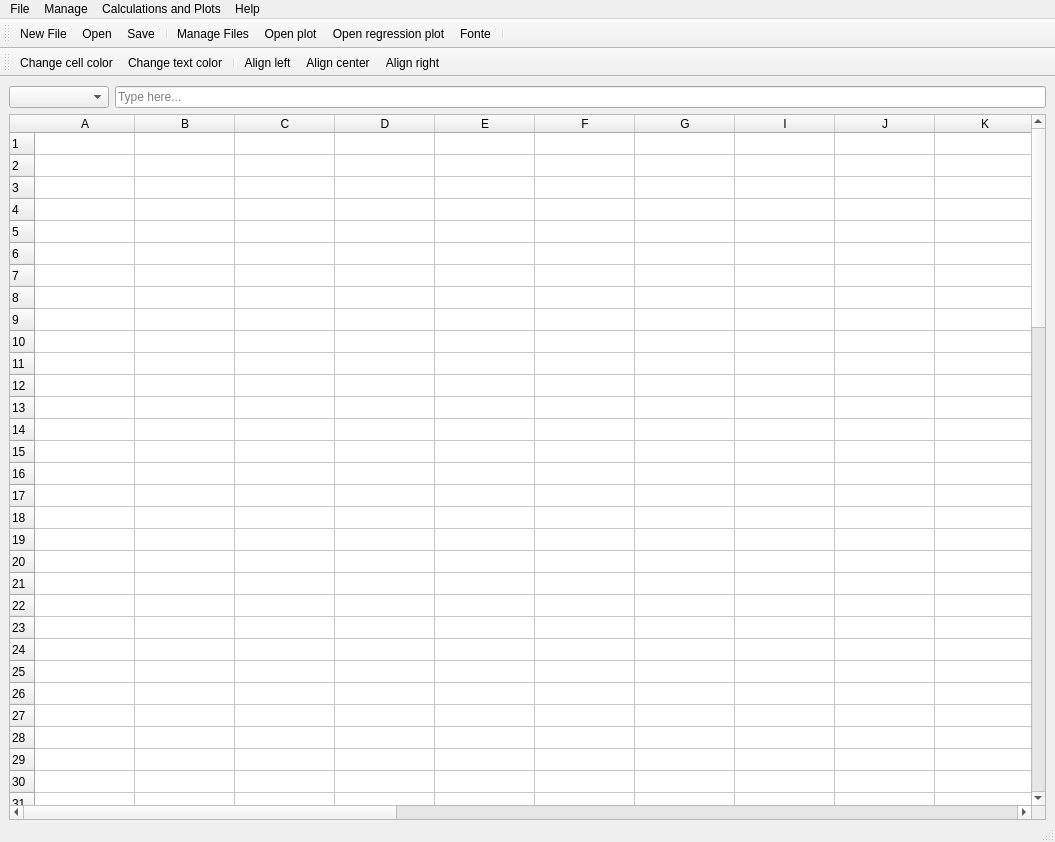
<?xml version="1.0" encoding="UTF-8"?>
<ui version="4.0">
 <class>MainWindow</class>
 <widget class="QMainWindow" name="MainWindow">
  <property name="geometry">
   <rect>
    <x>0</x>
    <y>0</y>
    <width>1055</width>
    <height>842</height>
   </rect>
  </property>
  <property name="sizePolicy">
   <sizepolicy hsizetype="Expanding" vsizetype="Expanding">
    <horstretch>0</horstretch>
    <verstretch>0</verstretch>
   </sizepolicy>
  </property>
  <property name="minimumSize">
   <size>
    <width>500</width>
    <height>500</height>
   </size>
  </property>
  <property name="windowTitle">
   <string>MainWindow</string>
  </property>
  <property name="windowIcon">
   <iconset>
    <normaloff>../../../../Documents/GitHub/Kraken/src/icon.ico</normaloff>../../../../Documents/GitHub/Kraken/src/icon.ico</iconset>
  </property>
  <property name="animated">
   <bool>true</bool>
  </property>
  <widget class="QWidget" name="centralwidget">
   <layout class="QVBoxLayout" name="verticalLayout">
    <property name="bottomMargin">
     <number>0</number>
    </property>
    <item>
     <widget class="QFrame" name="frame">
      <property name="sizePolicy">
       <sizepolicy hsizetype="Preferred" vsizetype="Preferred">
        <horstretch>0</horstretch>
        <verstretch>0</verstretch>
       </sizepolicy>
      </property>
      <property name="minimumSize">
       <size>
        <width>0</width>
        <height>0</height>
       </size>
      </property>
      <property name="maximumSize">
       <size>
        <width>16777215</width>
        <height>100</height>
       </size>
      </property>
      <property name="autoFillBackground">
       <bool>false</bool>
      </property>
      <property name="styleSheet">
       <string notr="true">QFrame {
    border: none;  /* Remove qualquer borda */
    margin: 0px;   /* Define a margem como zero */
}</string>
      </property>
      <layout class="QHBoxLayout" name="horizontalLayout">
       <property name="leftMargin">
        <number>0</number>
       </property>
       <property name="topMargin">
        <number>0</number>
       </property>
       <property name="rightMargin">
        <number>0</number>
       </property>
       <property name="bottomMargin">
        <number>0</number>
       </property>
       <item>
        <widget class="QComboBox" name="cellNameBox">
         <property name="minimumSize">
          <size>
           <width>100</width>
           <height>0</height>
          </size>
         </property>
         <property name="maximumSize">
          <size>
           <width>150</width>
           <height>16777215</height>
          </size>
         </property>
         <property name="toolTip">
          <string>This area shows the current selected cell</string>
         </property>
         <property name="styleSheet">
          <string notr="true">QComboBox {
	text-align: center;
}
</string>
         </property>
        </widget>
       </item>
       <item>
        <widget class="QLineEdit" name="formulaBar">
         <property name="toolTip">
          <string/>
         </property>
         <property name="text">
          <string/>
         </property>
         <property name="placeholderText">
          <string>Type here...</string>
         </property>
        </widget>
       </item>
      </layout>
     </widget>
    </item>
    <item>
     <layout class="QHBoxLayout" name="horizontalLayout_2">
      <item>
       <layout class="QVBoxLayout" name="verticalLayout_3">
        <item>
         <widget class="QTableWidget" name="mainSheetTable">
          <property name="sizePolicy">
           <sizepolicy hsizetype="Expanding" vsizetype="Expanding">
            <horstretch>0</horstretch>
            <verstretch>0</verstretch>
           </sizepolicy>
          </property>
          <property name="cursor" stdset="0">
           <cursorShape>CrossCursor</cursorShape>
          </property>
          <property name="contextMenuPolicy">
           <enum>Qt::ActionsContextMenu</enum>
          </property>
          <property name="autoFillBackground">
           <bool>false</bool>
          </property>
          <property name="frameShape">
           <enum>QFrame::StyledPanel</enum>
          </property>
          <property name="frameShadow">
           <enum>QFrame::Sunken</enum>
          </property>
          <property name="sizeAdjustPolicy">
           <enum>QAbstractScrollArea::AdjustIgnored</enum>
          </property>
          <property name="rowCount">
           <number>100</number>
          </property>
          <property name="columnCount">
           <number>24</number>
          </property>
          <attribute name="horizontalHeaderDefaultSectionSize">
           <number>100</number>
          </attribute>
          <attribute name="horizontalHeaderShowSortIndicator" stdset="0">
           <bool>false</bool>
          </attribute>
          <attribute name="verticalHeaderDefaultSectionSize">
           <number>22</number>
          </attribute>
          <attribute name="verticalHeaderMinimumSectionSize">
           <number>22</number>
          </attribute>
          <attribute name="verticalHeaderShowSortIndicator" stdset="0">
           <bool>false</bool>
          </attribute>
          <row/>
          <row/>
          <row/>
          <row/>
          <row/>
          <row/>
          <row/>
          <row/>
          <row/>
          <row/>
          <row/>
          <row/>
          <row/>
          <row/>
          <row/>
          <row/>
          <row/>
          <row/>
          <row/>
          <row/>
          <row/>
          <row/>
          <row/>
          <row/>
          <row/>
          <row/>
          <row/>
          <row/>
          <row/>
          <row/>
          <row/>
          <row/>
          <row/>
          <row/>
          <row/>
          <row/>
          <row/>
          <row/>
          <row/>
          <row/>
          <row/>
          <row/>
          <row/>
          <row/>
          <row/>
          <row/>
          <row/>
          <row/>
          <row/>
          <row/>
          <row/>
          <row/>
          <row/>
          <row/>
          <row/>
          <row/>
          <row/>
          <row/>
          <row/>
          <row/>
          <row/>
          <row/>
          <row/>
          <row/>
          <row/>
          <row/>
          <row/>
          <row/>
          <row/>
          <row/>
          <row/>
          <row/>
          <row/>
          <row/>
          <row/>
          <row/>
          <row/>
          <row/>
          <row/>
          <row/>
          <row/>
          <row/>
          <row/>
          <row/>
          <row/>
          <row/>
          <row/>
          <row/>
          <row/>
          <row/>
          <row/>
          <row/>
          <row/>
          <row/>
          <row/>
          <row/>
          <row/>
          <row/>
          <row/>
          <row/>
          <column>
           <property name="text">
            <string>A</string>
           </property>
          </column>
          <column>
           <property name="text">
            <string>B</string>
           </property>
          </column>
          <column>
           <property name="text">
            <string>C</string>
           </property>
          </column>
          <column>
           <property name="text">
            <string>D</string>
           </property>
          </column>
          <column>
           <property name="text">
            <string>E</string>
           </property>
          </column>
          <column>
           <property name="text">
            <string>F</string>
           </property>
          </column>
          <column>
           <property name="text">
            <string>G</string>
           </property>
          </column>
          <column>
           <property name="text">
            <string>I</string>
           </property>
          </column>
          <column>
           <property name="text">
            <string>J</string>
           </property>
          </column>
          <column>
           <property name="text">
            <string>K</string>
           </property>
          </column>
          <column>
           <property name="text">
            <string>L</string>
           </property>
          </column>
          <column>
           <property name="text">
            <string>M</string>
           </property>
          </column>
          <column>
           <property name="text">
            <string>N</string>
           </property>
          </column>
          <column>
           <property name="text">
            <string>O</string>
           </property>
          </column>
          <column>
           <property name="text">
            <string>P</string>
           </property>
          </column>
          <column>
           <property name="text">
            <string>Q</string>
           </property>
          </column>
          <column>
           <property name="text">
            <string>R</string>
           </property>
          </column>
          <column>
           <property name="text">
            <string>S</string>
           </property>
          </column>
          <column>
           <property name="text">
            <string>T</string>
           </property>
          </column>
          <column>
           <property name="text">
            <string>U</string>
           </property>
          </column>
          <column>
           <property name="text">
            <string>V</string>
           </property>
          </column>
          <column>
           <property name="text">
            <string>W</string>
           </property>
          </column>
          <column>
           <property name="text">
            <string>X</string>
           </property>
          </column>
          <column>
           <property name="text">
            <string>Z</string>
           </property>
          </column>
         </widget>
        </item>
       </layout>
      </item>
     </layout>
    </item>
   </layout>
  </widget>
  <widget class="QMenuBar" name="menubar">
   <property name="geometry">
    <rect>
     <x>0</x>
     <y>0</y>
     <width>1055</width>
     <height>21</height>
    </rect>
   </property>
   <widget class="QMenu" name="menuFile">
    <property name="title">
     <string>File</string>
    </property>
    <addaction name="actionNew"/>
    <addaction name="actionAbrir"/>
    <addaction name="actionSalvar"/>
    <addaction name="actionImportar_Arquivo"/>
    <addaction name="separator"/>
    <addaction name="actionSair"/>
   </widget>
   <widget class="QMenu" name="menuEditar">
    <property name="title">
     <string>Manage</string>
    </property>
    <addaction name="actionGerenciar_Arquivos"/>
   </widget>
   <widget class="QMenu" name="menuCalcular">
    <property name="title">
     <string>Calculations and Plots</string>
    </property>
    <widget class="QMenu" name="menuPressure">
     <property name="title">
      <string>Pressure</string>
     </property>
     <addaction name="actionFluidContact"/>
     <addaction name="actionFluidClassification"/>
    </widget>
    <widget class="QMenu" name="menuTemperature_2">
     <property name="title">
      <string>Temperature</string>
     </property>
     <addaction name="actionTemperatureGradient"/>
    </widget>
    <addaction name="actionCalculadora"/>
    <addaction name="menuPressure"/>
    <addaction name="menuTemperature_2"/>
    <addaction name="actionTOMI_index"/>
   </widget>
   <widget class="QMenu" name="menuSobre">
    <property name="title">
     <string>Help</string>
    </property>
    <addaction name="actionAjuda"/>
    <addaction name="actionSobre"/>
   </widget>
   <addaction name="menuFile"/>
   <addaction name="menuEditar"/>
   <addaction name="menuCalcular"/>
   <addaction name="menuSobre"/>
  </widget>
  <widget class="QStatusBar" name="statusbar"/>
  <widget class="QToolBar" name="toolBar">
   <property name="windowTitle">
    <string>toolBar</string>
   </property>
   <attribute name="toolBarArea">
    <enum>TopToolBarArea</enum>
   </attribute>
   <attribute name="toolBarBreak">
    <bool>false</bool>
   </attribute>
   <addaction name="newFileToolbar"/>
   <addaction name="actionAbrirToolbar"/>
   <addaction name="actionSaveToolbar"/>
   <addaction name="separator"/>
   <addaction name="actionManageFilesToolbar"/>
   <addaction name="actionOpenPlotWindowToolbar"/>
   <addaction name="actionRegressionPlotToolbar"/>
   <addaction name="actionChangeFontToolbar"/>
   <addaction name="separator"/>
  </widget>
  <widget class="QToolBar" name="toolBar_2">
   <property name="windowTitle">
    <string>toolBar_2</string>
   </property>
   <attribute name="toolBarArea">
    <enum>TopToolBarArea</enum>
   </attribute>
   <attribute name="toolBarBreak">
    <bool>true</bool>
   </attribute>
   <addaction name="changeCellColorBtn"/>
   <addaction name="changeTextColorBtn"/>
   <addaction name="separator"/>
   <addaction name="alignLeftButton"/>
   <addaction name="alignCenterButton"/>
   <addaction name="alignRightButton"/>
  </widget>
  <action name="actionNew">
   <property name="icon">
    <iconset resource="../../main.qrc">
     <normaloff>:/icons/images/new.svg</normaloff>:/icons/images/new.svg</iconset>
   </property>
   <property name="text">
    <string>New File</string>
   </property>
  </action>
  <action name="actionAbrir">
   <property name="text">
    <string>Open File</string>
   </property>
  </action>
  <action name="actionSalvar">
   <property name="text">
    <string>Save</string>
   </property>
  </action>
  <action name="actionSair">
   <property name="text">
    <string>Exit</string>
   </property>
  </action>
  <action name="actionGerenciar_Arquivos">
   <property name="text">
    <string>Manage files</string>
   </property>
  </action>
  <action name="actionCalculadora">
   <property name="text">
    <string>Simple Plot</string>
   </property>
  </action>
  <action name="actionTOMI_index">
   <property name="text">
    <string>TOMI Index</string>
   </property>
  </action>
  <action name="actionAjuda">
   <property name="text">
    <string>User guide</string>
   </property>
  </action>
  <action name="actionSobre">
   <property name="text">
    <string>About</string>
   </property>
  </action>
  <action name="newFileToolbar">
   <property name="icon">
    <iconset resource="../../main.qrc">
     <normaloff>:/icons/images/new_file.png</normaloff>:/icons/images/new_file.png</iconset>
   </property>
   <property name="text">
    <string>New File</string>
   </property>
   <property name="toolTip">
    <string>Open a new file</string>
   </property>
   <property name="statusTip">
    <string>Abrir um novo arquivo .csv</string>
   </property>
  </action>
  <action name="actionAbrirToolbar">
   <property name="icon">
    <iconset resource="../../main.qrc">
     <normaloff>:/icons/images/open_folder.svg</normaloff>:/icons/images/open_folder.svg</iconset>
   </property>
   <property name="text">
    <string>Open</string>
   </property>
   <property name="toolTip">
    <string>Open file</string>
   </property>
   <property name="statusTip">
    <string>Abrir um arquivo .csv já existente</string>
   </property>
  </action>
  <action name="actionSaveToolbar">
   <property name="icon">
    <iconset resource="../../main.qrc">
     <normaloff>:/icons/images/save.svg</normaloff>:/icons/images/save.svg</iconset>
   </property>
   <property name="text">
    <string>Save</string>
   </property>
   <property name="toolTip">
    <string>Save file</string>
   </property>
   <property name="statusTip">
    <string>Salvar o arquivo</string>
   </property>
  </action>
  <action name="actionManageFilesToolbar">
   <property name="icon">
    <iconset resource="../../main.qrc">
     <normaloff>:/icons/images/mng.svg</normaloff>:/icons/images/mng.svg</iconset>
   </property>
   <property name="text">
    <string>Manage Files</string>
   </property>
   <property name="toolTip">
    <string>Manage uploaded files</string>
   </property>
   <property name="statusTip">
    <string>Gerencie os arquivos que foram carregados</string>
   </property>
  </action>
  <action name="actionOpenPlotWindowToolbar">
   <property name="icon">
    <iconset resource="../../main.qrc">
     <normaloff>:/icons/images/simple.svg</normaloff>:/icons/images/simple.svg</iconset>
   </property>
   <property name="text">
    <string>Open plot</string>
   </property>
   <property name="toolTip">
    <string>Open the plot window</string>
   </property>
   <property name="statusTip">
    <string>Abra a seção de cálculos, para calcular gradiente de pressão e classificar poços</string>
   </property>
  </action>
  <action name="actionChangeFontToolbar">
   <property name="icon">
    <iconset resource="../../main.qrc">
     <normaloff>:/icons/images/font.png</normaloff>:/icons/images/font.png</iconset>
   </property>
   <property name="text">
    <string>Fonte</string>
   </property>
   <property name="toolTip">
    <string>Change font</string>
   </property>
   <property name="statusTip">
    <string>Altere a fonte utilizada</string>
   </property>
  </action>
  <action name="actionRegressionPlotToolbar">
   <property name="icon">
    <iconset resource="../../main.qrc">
     <normaloff>:/icons/images/complex.svg</normaloff>:/icons/images/complex.svg</iconset>
   </property>
   <property name="text">
    <string>Open regression plot</string>
   </property>
   <property name="toolTip">
    <string>Open regression plot</string>
   </property>
  </action>
  <action name="actionTendencyPlot">
   <property name="text">
    <string>Fluid Contact Plot</string>
   </property>
  </action>
  <action name="actionClassificacao_de_Fluidos">
   <property name="text">
    <string>Fluid Classification</string>
   </property>
  </action>
  <action name="actionImportar_Arquivo">
   <property name="enabled">
    <bool>true</bool>
   </property>
   <property name="text">
    <string>Import data</string>
   </property>
  </action>
  <action name="changeTextColorBtn">
   <property name="icon">
    <iconset resource="../../main.qrc">
     <normaloff>:/icons/images/font_color.png</normaloff>:/icons/images/font_color.png</iconset>
   </property>
   <property name="text">
    <string>Change text color</string>
   </property>
   <property name="toolTip">
    <string>Change text color</string>
   </property>
  </action>
  <action name="changeCellColorBtn">
   <property name="icon">
    <iconset resource="../../main.qrc">
     <normaloff>:/icons/images/fill_color.png</normaloff>:/icons/images/fill_color.png</iconset>
   </property>
   <property name="text">
    <string>Change cell color</string>
   </property>
   <property name="toolTip">
    <string>Change cell color</string>
   </property>
  </action>
  <action name="alignLeftButton">
   <property name="icon">
    <iconset resource="../../main.qrc">
     <normaloff>:/icons/images/alignLeft.svg</normaloff>:/icons/images/alignLeft.svg</iconset>
   </property>
   <property name="text">
    <string>Align left</string>
   </property>
   <property name="toolTip">
    <string>Align left</string>
   </property>
  </action>
  <action name="alignCenterButton">
   <property name="icon">
    <iconset resource="../../main.qrc">
     <normaloff>:/icons/images/alignCenter.svg</normaloff>:/icons/images/alignCenter.svg</iconset>
   </property>
   <property name="text">
    <string>Align center</string>
   </property>
   <property name="toolTip">
    <string>Align center</string>
   </property>
  </action>
  <action name="alignRightButton">
   <property name="icon">
    <iconset resource="../../main.qrc">
     <normaloff>:/icons/images/alignRight.svg</normaloff>:/icons/images/alignRight.svg</iconset>
   </property>
   <property name="text">
    <string>Align right</string>
   </property>
   <property name="toolTip">
    <string>Align right</string>
   </property>
  </action>
  <action name="actionFluidContact">
   <property name="text">
    <string>Fluid Contact</string>
   </property>
  </action>
  <action name="actionFluidClassification">
   <property name="text">
    <string>Fluid Classification</string>
   </property>
  </action>
  <action name="actionGradient_Analysis">
   <property name="text">
    <string>Gradient Analysis</string>
   </property>
  </action>
  <action name="actionTemperatureGradient">
   <property name="text">
    <string>Gradient Analysis</string>
   </property>
  </action>
 </widget>
 <tabstops>
  <tabstop>mainSheetTable</tabstop>
 </tabstops>
 <resources>
  <include location="../../main.qrc"/>
 </resources>
 <connections/>
</ui>
